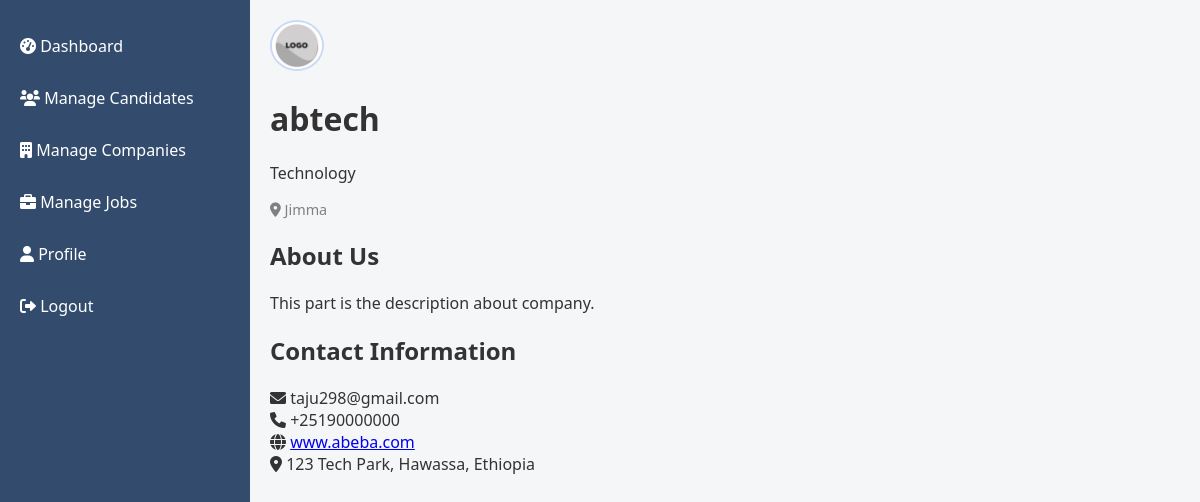
/admin/company_detail.php?company_id=2 (signed in), run on the app's committed database.
### tables this page shows
CREATE TABLE `company` (
  `id` int(11) NOT NULL,
  `company_id` int(11) NOT NULL,
  `logo` varchar(250) DEFAULT 'logo.png',
  `contact` varchar(50) DEFAULT NULL,
  `location` varchar(100) DEFAULT NULL,
  `website` varchar(100) DEFAULT NULL,
  `description` text DEFAULT NULL,
  `created_at` timestamp NOT NULL DEFAULT current_timestamp(),
  `updated_at` timestamp NOT NULL DEFAULT current_timestamp() ON UPDATE current_timestamp(),
  `industry` varchar(250) DEFAULT NULL
);

CREATE TABLE `users` (
  `id` int(11) NOT NULL,
  `name` varchar(100) NOT NULL,
  `email` varchar(100) NOT NULL,
  `password` varchar(255) NOT NULL,
  `role` enum('admin','candidate','company') NOT NULL,
  `created_at` timestamp NOT NULL DEFAULT current_timestamp()
);

### admin/company_detail.php (the view, shortened to what this page needs)
<?php include 'header.php'; ?>
<div class="company-header">
    <?php
    $company_id = $_GET['company_id'];
    $sql = "SELECT
    u.id AS user_id,
    u.name AS company_name,
    u.email AS company_email,
    c.logo AS company_logo,
    c.contact,
    c.location,
    c.industry,
    c.website,
    c.description,
    c.created_at AS company_created_at,
    c.updated_at AS company_updated_at,
    u.created_at AS user_created_at
FROM users u
INNER JOIN company c ON u.id = c.company_id
WHERE u.id = '$company_id'";
    $result = mysqli_query($conn, $sql);
    if ($result && mysqli_num_rows($result) > 0) {
        while ($row = mysqli_fetch_assoc($result)) {
            $company_name = $row['company_name'];
            $company_email = $row['company_email'];
            $company_logo = $row['company_logo'];
            $company_contact = $row['contact'];
            $company_location = $row['location'];
            $company_industry = $row['industry'];
            $company_website = $row['website'];
            $company_description = $row['description'];
        }
    }
    ?>
    <img src="../uploads/images/<?php echo $company_logo; ?>" alt="Goh Engineering Logo" class="company-logo">
    <div class="company-info">
        <h1><?php echo $company_name; ?></h1>
        <p class="industry"><?php echo $company_industry; ?></p>
        <p class="location"><i class="fas fa-map-marker-alt"></i> <?php echo $company_location; ?></p>
    </div>
</div>
<div class="company-details">
    <div class="detail-section">
        <h2>About Us</h2>
        <p><?php echo $company_description; ?></p>
    </div>
    <div class="detail-section contact-info">
        <h2>Contact Information</h2>
        <div class="contact-item">
            <i class="fas fa-envelope"></i>
            <span><?php echo $company_email; ?></span>
        </div>
        <div class="contact-item">
            <i class="fas fa-phone"></i>
            <span><?php echo $company_contact; ?></span>
        </div>
        <div class="contact-item">
            <i class="fas fa-globe"></i>
            <span><a href="<?php echo $company_website?>" target="_blank"><?php echo $company_website?></a></span>
        </div>
        <div class="contact-item">
            <i class="fas fa-map-marker-alt"></i>
            <span>123 Tech Park, Hawassa, Ethiopia</span>
        </div>
    </div>
</div>
<?php include 'footer.php'; ?>

### public/css/admin.css (style rules this page uses)
body { font-family: 'Segoe UI', Tahoma, Geneva, Verdana, sans-serif; margin: 0; padding: 0; background-color: rgba(244, 246, 248, 0.9); color: #333; }
.location { color: gray; font-size: 0.9rem; }
img { max-width: 50px; max-height: 50px; border-radius: 50%; object-fit: cover; border: 2px solid rgba(100, 149, 237, 0.3); }

### data on the page
company: logo (picture), company.name "abtech", industry "Technology", location "Jimma", description "This part is the description about company.", company.email "taju298@gmail.com", contact "+25190000000", website "www.abeba.com"
